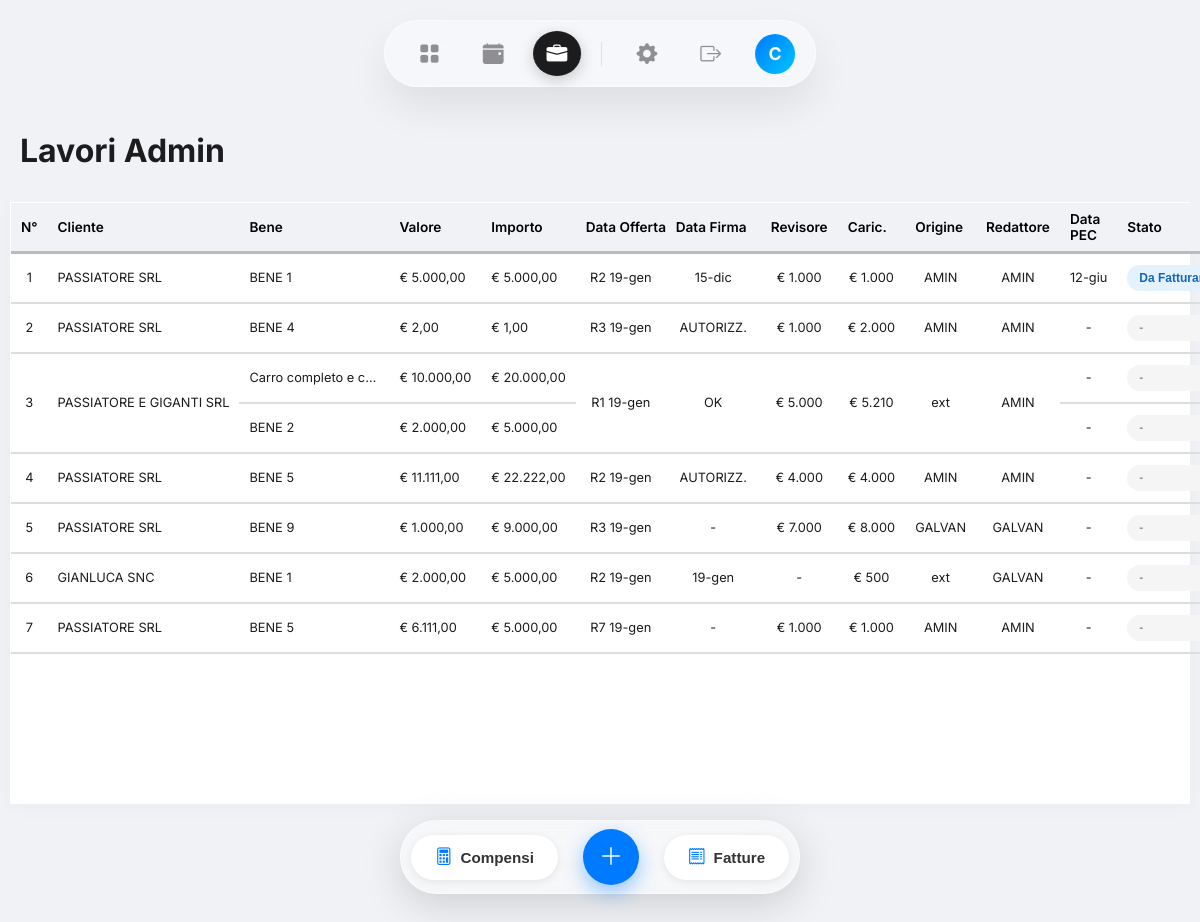
Screenshot of /lavori_admin (signed in) with the database file from the repository.
### app/models.py (models this page shows, shortened)
class User(UserMixin, db.Model):
    id = db.Column(db.Integer, primary_key=True)
    username = db.Column(db.String(64), unique=True, index=True)
    password_hash = db.Column(db.String(128))
    role = db.Column(db.String(20), default='base')
    admin_view_mode = db.Column(db.String(20), default='standard')

class LavoroAdmin(db.Model):
    id = db.Column(db.Integer, primary_key=True)
    numero = db.Column(db.Integer)
    cliente_id = db.Column(db.Integer, db.ForeignKey('cliente.id'))
    cliente_rel = db.relationship('Cliente', backref='lavori')
    cliente_nome = db.Column(db.String(150))
    bene = db.Column(db.Text)
    valore_bene = db.Column(db.Float, default=0.0)
    importo_offerta = db.Column(db.Float, default=0.0)
    origine = db.Column(db.String(50))
    nome_esterno = db.Column(db.String(100))
    redattore = db.Column(db.String(50))
    collaboratore = db.Column(db.String(100))
    data_offerta_check = db.Column(db.Boolean, default=False)
    data_offerta = db.Column(db.Date, nullable=True)
    data_firma_check = db.Column(db.Boolean, default=False)
    data_firma = db.Column(db.Date, nullable=True)
    data_pec = db.Column(db.Date, nullable=True)
    firma_esito = db.Column(db.String(20))  # 'OK' | 'AUTORIZZ.' oppure None
    stato = db.Column(db.String(50), default='vuoto')
    offerta_revision = db.Column(db.Integer, default=0)  # 0 = prima emissione (senza rev.)
    offerta_dirty = db.Column(db.Boolean, default=False)  # True se il lavoro è stato modificato dopo l'ultima offerta
    offerta_tipo = db.Column(db.String(10))  # 'old' | 'iper'
    has_revisore = db.Column(db.Boolean, default=False)
    has_caricamento = db.Column(db.Boolean, default=False)
    spese_amministrative = db.Column(db.Boolean, default=False)
    nome_revisore = db.Column(db.String(100))
    nome_caricamento = db.Column(db.String(100))
    importo_revisione = db.Column(db.Float, default=0.0)  # Importo nell'offerta
    importo_caricamento = db.Column(db.Float, default=0.0)  # Importo nell'offerta
    rev_type = db.Column(db.String(10), default='perc')  # 'perc' o 'euro'
    rev_value = db.Column(db.Float, default=0.0)  # Valore originale inserito
    car_type = db.Column(db.String(10), default='perc')  # 'perc' o 'euro'
    car_value = db.Column(db.Float, default=0.0)  # Valore originale inserito
    c_fe = db.Column(db.Float, default=0.0)
    c_amin = db.Column(db.Float, default=0.0)
    c_galvan = db.Column(db.Float, default=0.0)
    c_fh = db.Column(db.Float, default=0.0)
    c_bianc = db.Column(db.Float, default=0.0)
    c_deloitte = db.Column(db.Float, default=0.0)
    c_ext = db.Column(db.Float, default=0.0)
    c_revisore = db.Column(db.Float, default=0.0)
    c_caricamento = db.Column(db.Float, default=0.0)
    f_fe = db.Column(db.String(50))
    f_amin = db.Column(db.String(50))
    f_galvan = db.Column(db.String(50))
    f_fh = db.Column(db.String(50))
    f_bianc = db.Column(db.String(50))
    f_deloitte = db.Column(db.String(50))
    f_ext = db.Column(db.String(50))
    f_revisore = db.Column(db.String(50))
    f_caricamento = db.Column(db.String(50))
    created_at = db.Column(db.DateTime, default=datetime.utcnow)

class Bene(db.Model):
    id = db.Column(db.Integer, primary_key=True)
    lavoro_id = db.Column(db.Integer, db.ForeignKey('lavoro_admin.id'), nullable=False)
    descrizione = db.Column(db.Text, nullable=False)
    valore = db.Column(db.Float, default=0.0)
    importo_offerta = db.Column(db.Float, default=0.0)  # Importo offerta per questo bene
    stato = db.Column(db.String(50), default='vuoto')  # Stato per bene
    data_pec = db.Column(db.Date, nullable=True)  # Data PEC per bene
    ordine = db.Column(db.Integer, default=0)  # Per mantenere l'ordine di inserimento
    lavoro = db.relationship('LavoroAdmin', backref='beni_list')

### app/routes/main_routes.py (the view, shortened to what this page needs)
@bp.route('/lavori_admin')
@login_required
def lavori_admin():
    if current_user.role != 'admin':
        return redirect(url_for('main.dashboard'))
    view_mode = current_user.admin_view_mode
    if view_mode == 'extra2':
        view_mode = 'standard'
    lavori = LavoroAdmin.query.order_by(LavoroAdmin.numero.asc()).all()
    lavori_with_beni = []
    for lavoro in lavori:
        beni_list = []
        if lavoro.beni_list:
            for bene in sorted(lavoro.beni_list, key=lambda x: x.ordine):
                beni_list.append({
                    'id': bene.id,
                    'descrizione': bene.descrizione,
                    'valore': bene.valore,
                    'importo_offerta': getattr(bene, 'importo_offerta', 0) or 0,
                    'stato': getattr(bene, 'stato', 'vuoto') or 'vuoto',
                    'data_pec': bene.data_pec
                })
        lavori_with_beni.append({'lavoro': lavoro, 'beni': beni_list})
    return render_template('main/lavori_admin.html', lavori_with_beni=lavori_with_beni, view_mode=view_mode)

### app/templates/main/lavori_admin.html (shortened to what this page needs)
{% extends "base.html" %}
{% block content %}
<div class="header-section">
    <h1>Lavori Admin</h1>
</div>
{% if view_mode == 'standard' %}
<div class="table-container oneui-card">
    <table class="oneui-table">
        <thead>
            <tr>
                <th>N°</th>
                <th>Cliente</th>
                <th>Bene</th>
                <th>Valore</th>
                <th>Importo</th>
                <th class="col-data-offerta">Data Offerta</th>
                <th class="col-data-firma">Data Firma</th>
                <th>Revisore</th>
                <th>Caric.</th>
                <th>Origine</th>
                <th>Redattore</th>
                <th>Data PEC</th>
                <th>Stato</th>
            </tr>
        </thead>
        <tbody>
            {% if lavori_with_beni %}
            {% for item in lavori_with_beni %}
            {% set l = item.lavoro %}
            {% set num_beni = item.beni|length %}
            {% for bene in item.beni %}
            {% set bene_idx = loop.index0 %}
            <tr data-id="{{ l.id }}" data-bene-id="{{ bene.id }}"
                {% if bene_idx == 0 %}
                data-offerta-generated="{{ 1 if l.data_offerta else 0 }}"
                data-offerta-dirty="{{ 1 if l.offerta_dirty else 0 }}"
                data-offerta-rev="{{ l.offerta_revision or 0 }}"
                data-offerta-tipo="{{ (l.offerta_tipo or '') }}"
                oncontextmenu="showContextMenu(event, {{ l.id }})"
                {% endif %}>
                {% if bene_idx == 0 %}
                <td class="col-numero" rowspan="{{ num_beni }}" style="vertical-align: middle; text-align: center;">{{ l.numero }}</td>
                <td class="col-cliente" rowspan="{{ num_beni }}" style="vertical-align: middle;">{{ l.cliente_nome }}</td>
                {% endif %}
                <td class="col-bene-desc text-truncate">{{ bene.descrizione if bene.descrizione else '-' }}</td>
                <td class="col-bene-valore">€ {{ "{:,.2f}".format(bene.valore if bene.valore else 0).replace(",", "X").replace(".", ",").replace("X", ".") }}</td>
                <td class="col-bene-importo">€ {{ "{:,.2f}".format(bene.importo_offerta if bene.importo_offerta else 0).replace(",", "X").replace(".", ",").replace("X", ".") }}</td>
                {% if bene_idx == 0 %}
                <td rowspan="{{ num_beni }}" class="cell-data-offerta col-data-offerta" style="vertical-align: middle; text-align: center;">
                    {% if l.data_offerta %}
                        {% set mesi = ['','gen','feb','mar','apr','mag','giu','lug','ago','set','ott','nov','dic'] %}
                        {% if l.offerta_revision and l.offerta_revision > 0 %}R{{ l.offerta_revision }} {% endif %}
                        {{ l.data_offerta.strftime('%d') }}-{{ mesi[l.data_offerta.month] }}
                    {% else %}
                        -
                    {% endif %}
                </td>
                <td rowspan="{{ num_beni }}" class="cell-data-firma col-data-firma" style="vertical-align: middle; text-align: center;" ondblclick="openFirmaMenu(event, {{ l.id }})">
                    {% if l.firma_esito %}
                        {{ l.firma_esito }}
                    {% elif l.data_firma %}
                        {% set mesi = ['','gen','feb','mar','apr','mag','giu','lug','ago','set','ott','nov','dic'] %}
                        {{ l.data_firma.strftime('%d') }}-{{ mesi[l.data_firma.month] }}
                    {% else %}
                        -
                    {% endif %}
                </td>
                <td class="col-imp-rev" rowspan="{{ num_beni }}" style="vertical-align: middle; text-align: center;">
                    {% if l.importo_revisione and l.importo_revisione > 0 %}
                    € {{ "{:,.0f}".format(l.importo_revisione).replace(",", ".") }}
                    {% else %}
                    -
                    {% endif %}
                </td>
                <td class="col-imp-car" rowspan="{{ num_beni }}" style="vertical-align: middle; text-align: center;">
                    {% if l.importo_caricamento and l.importo_caricamento > 0 %}
                    € {{ "{:,.0f}".format(l.importo_caricamento).replace(",", ".") }}
                    {% else %}
                    -
                    {% endif %}
                </td>
                <td class="col-origine" rowspan="{{ num_beni }}" style="vertical-align: middle; text-align: center;">{{ l.origine or '-' }}</td>
                <td class="col-redattore" rowspan="{{ num_beni }}" style="vertical-align: middle; text-align: center;">{{ l.redattore or '-' }}</td>
                {% endif %}
                <td class="col-data-pec" style="text-align: center;" {% if bene.id %}ondblclick="editDataPec(event, {{ bene.id }})"{% endif %}>
                    {% if bene.data_pec %}
                        {% set mesi = ['','gen','feb','mar','apr','mag','giu','lug','ago','set','ott','nov','dic'] %}
                        {{ bene.data_pec.strftime('%d') }}-{{ mesi[bene.data_pec.month] }}
                    {% else %}
                        -
                    {% endif %}
                </td>
                <td>
                    <select class="status-select stato-{{ (bene.stato or 'vuoto')|replace(' ', '-') }}"
                        onchange="updateBeneStato(this, {{ bene.id or 0 }})" {% if not bene.id %}disabled{% endif %}>
                        <option value="vuoto" {% if (bene.stato or 'vuoto')=='vuoto' %}selected{% endif %}>-</option>
                        <option value="da fatturare" {% if (bene.stato or '')=='da fatturare' %}selected{% endif %}>Da Fatturare</option>
                    </select>
                </td>
            </tr>
            {% endfor %}
            {% endfor %}
            {% else %}
            <tr>
                <td colspan="14" style="text-align:center; color:#999; padding: 30px;">
                    Nessun lavoro presente. Clicca + per aggiungere.
                </td>
            </tr>
            {% endif %}
        </tbody>
    </table>
</div>
<div class="bottom-floating-bar">
    <button class="pill-btn" onclick="openOverlay('compensi')">
        <i class="bi bi-calculator"></i> Compensi
    </button>
    <button class="btn-add-circle" onclick="openAddModal()">
        <i class="bi bi-plus-lg"></i>
    </button>
    <button class="pill-btn" onclick="openOverlay('fatture')">
        <i class="bi bi-receipt"></i> Fatture
    </button>
</div>
{% endif %}
<div style="height: 120px;"></div>
{% endblock %}

### app/templates/base.html (shortened to what this page needs)
<!DOCTYPE html>
<html lang="it">
<head>
    <link rel="stylesheet" href="{{ url_for('static', filename='css/style.css') }}">
    <link rel="stylesheet" href="https://cdn.jsdelivr.net/npm/bootstrap-icons@1.11.3/font/bootstrap-icons.min.css">
</head>
<body>
    <nav class="floating-nav">
        <a href="{{ url_for('main.dashboard') }}" class="nav-item {% if request.endpoint == 'main.dashboard' %}active{% endif %}" title="Dashboard">
            <i class="bi bi-grid-fill"></i>
        </a>
		<a href="{{ url_for('main.calendario') }}" class="nav-item {% if request.endpoint == 'main.calendario' %}active{% endif %}" title="Calendario">
			<i class="bi bi-calendar-event-fill"></i>
		</a>
		{% if current_user.role == 'admin' %}
            <a href="{{ url_for('main.lavori_admin') }}" class="nav-item {% if request.endpoint == 'main.lavori_admin' %}active{% endif %}" title="Amministrazione Lavori">
                <i class="bi bi-briefcase-fill"></i>
            </a>
        {% else %}
            <a href="{{ url_for('main.lavori') }}" class="nav-item {% if request.endpoint == 'main.lavori' %}active{% endif %}" title="I miei Lavori">
                <i class="bi bi-briefcase-fill"></i>
            </a>
        {% endif %}
		<a href="{{ url_for('main.impostazioni') }}" class="nav-item {% if request.endpoint == 'main.impostazioni' %}active{% endif %}" title="Impostazioni">
			<i class="bi bi-gear-fill"></i>
		</a>
		<a href="{{ url_for('auth.logout') }}" class="nav-item" title="Esci">
            <i class="bi bi-box-arrow-right"></i>
        </a>
        <div class="nav-profile">
            <div class="avatar-circle">
                {{ current_user.username[0] }} </div>
        </div>
    </nav>
    <div class="main-content">
        {% block content %}{% endblock %}
    </div>
</body>
</html>

### app/templates/main/lavori_admin.html (style rules this page uses)
html, body { overflow-x: clip !important; width: 100%; margin: 0; }
.main-content { max-width: 100vw !important; padding-left: 10px !important; padding-right: 10px !important; box-sizing: border-box; overflow: visible !important; transition: padding-right 0.3s; }
.oneui-card.table-container, .oneui-card.table-scroll-horizontal { transition: none !important; transform: none !important; }
.oneui-table { margin: 0 !important; border-spacing: 0; width: 100%; }
.oneui-table tr { height: 50px !important; max-height: 50px !important; }
.oneui-table td { white-space: nowrap; padding: 0 10px !important; font-size: 0.8rem !important; height: 50px !important; vertical-align: middle !important; line-height: 1.2 !important; border-bottom: 2px solid #ddd; box-sizing: border-box; }
.table-container > .oneui-table > thead > tr > th { position: -webkit-sticky; position: sticky; top: 100px; z-index: 10; background-color: #F0F2F5 !important; color: #000 !important; border-bottom: 3px solid #bbb; height: 50px !important; padding: 0 10px !important; vertical-align: middle !important; box-sizing: border-box; margin: 0 !important; }
.status-select { height: 26px !important; font-size: 0.75rem !important; }
.text-truncate { max-width: 150px; overflow: hidden; text-overflow: ellipsis; white-space: nowrap; line-height: 50px !important; }

### rows the page displays
User: username "C"
Bene: descrizione "BENE 1", valore "5.000,00", importo_offerta "5.000,00", data_pec "12", data_pec "giu", stato "Da Fatturare"
LavoroAdmin: numero "1", cliente_nome "PASSIATORE SRL", offerta_revision "2", data_offerta "19", data_offerta "gen", data_firma "15", data_firma "dic", importo_revisione "1.000", importo_caricamento "1.000", origine "AMIN", redattore "AMIN"
Bene: descrizione "BENE 4", valore "2,00", importo_offerta "1,00", stato "-"
LavoroAdmin: numero "2", cliente_nome "PASSIATORE SRL", offerta_revision "3", data_offerta "19", data_offerta "gen", firma_esito "AUTORIZZ.", importo_revisione "1.000", importo_caricamento "2.000", origine "AMIN", redattore "AMIN"
Bene: descrizione "Carro completo e c…", valore "10.000,00", importo_offerta "20.000,00", stato "-"
LavoroAdmin: numero "3", cliente_nome "PASSIATORE E GIGANTI SRL", offerta_revision "1", data_offerta "19", data_offerta "gen", firma_esito "OK", importo_revisione "5.000", importo_caricamento "5.210", origine "ext", redattore "AMIN"
Bene: descrizione "BENE 2", valore "2.000,00", importo_offerta "5.000,00", stato "-"
Bene: descrizione "BENE 5", valore "11.111,00", importo_offerta "22.222,00", stato "-"
LavoroAdmin: numero "4", cliente_nome "PASSIATORE SRL", offerta_revision "2", data_offerta "19", data_offerta "gen", firma_esito "AUTORIZZ.", importo_revisione "4.000", importo_caricamento "4.000", origine "AMIN", redattore "AMIN"
Bene: descrizione "BENE 9", valore "1.000,00", importo_offerta "9.000,00", stato "-"
LavoroAdmin: numero "5", cliente_nome "PASSIATORE SRL", offerta_revision "3", data_offerta "19", data_offerta "gen", importo_revisione "7.000", importo_caricamento "8.000", origine "GALVAN", redattore "GALVAN"
Bene: descrizione "BENE 1", valore "2.000,00", importo_offerta "5.000,00", stato "-"
LavoroAdmin: numero "6", cliente_nome "GIANLUCA SNC", offerta_revision "2", data_offerta "19", data_offerta "gen", data_firma "19", data_firma "gen", importo_caricamento "500", origine "ext", redattore "GALVAN"
Bene: descrizione "BENE 5", valore "6.111,00", importo_offerta "5.000,00", stato "-"
LavoroAdmin: numero "7", cliente_nome "PASSIATORE SRL", offerta_revision "7", data_offerta "19", data_offerta "gen", importo_revisione "1.000", importo_caricamento "1.000", origine "AMIN", redattore "AMIN"
